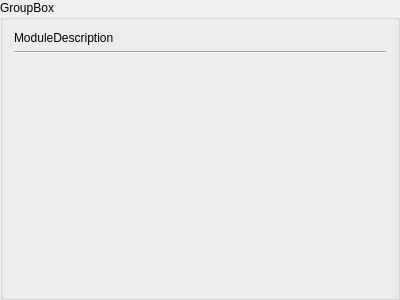
<?xml version="1.0" encoding="UTF-8"?>
<ui version="4.0">
 <class>ParamsPage</class>
 <widget class="QGroupBox" name="ParamsPage">
  <property name="geometry">
   <rect>
    <x>0</x>
    <y>0</y>
    <width>400</width>
    <height>300</height>
   </rect>
  </property>
  <property name="windowTitle">
   <string>GroupBox</string>
  </property>
  <property name="title">
   <string>GroupBox</string>
  </property>
  <layout class="QGridLayout" name="gridLayout">
   <item row="2" column="0">
    <layout class="QFormLayout" name="formLayout">
     <property name="fieldGrowthPolicy">
      <enum>QFormLayout::AllNonFixedFieldsGrow</enum>
     </property>
     <item row="0" column="0">
      <spacer name="verticalSpacer">
       <property name="orientation">
        <enum>Qt::Vertical</enum>
       </property>
       <property name="sizeHint" stdset="0">
        <size>
         <width>20</width>
         <height>40</height>
        </size>
       </property>
      </spacer>
     </item>
    </layout>
   </item>
   <item row="0" column="0">
    <widget class="QLabel" name="l_description">
     <property name="text">
      <string>ModuleDescription</string>
     </property>
    </widget>
   </item>
   <item row="1" column="0">
    <widget class="Line" name="line">
     <property name="orientation">
      <enum>Qt::Horizontal</enum>
     </property>
    </widget>
   </item>
  </layout>
 </widget>
 <resources/>
 <connections/>
</ui>
